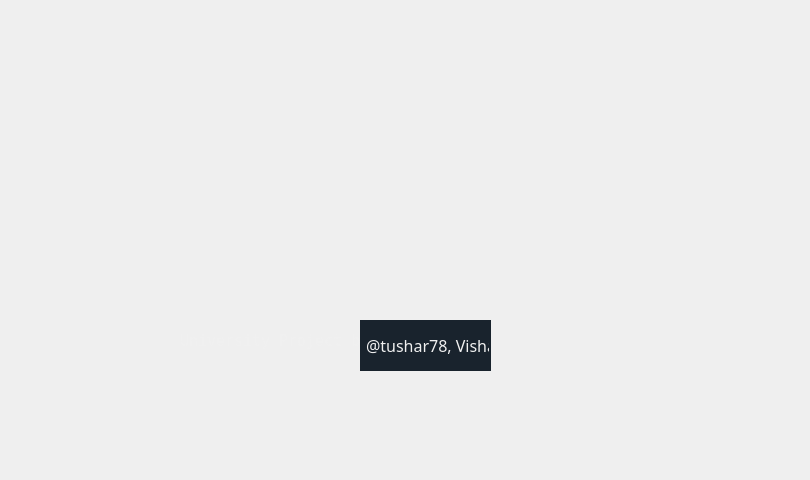
   <widget class="QWidget" name="tab_7">
    <attribute name="title">
     <string>About</string>
    </attribute>
    <widget class="QLabel" name="label_9">
     <property name="geometry">
      <rect>
       <x>180</x>
       <y>310</y>
       <width>211</width>
       <height>61</height>
      </rect>
     </property>
     <property name="font">
      <font>
       <family>NSimSun</family>
       <pointsize>11</pointsize>
      </font>
     </property>
     <property name="contextMenuPolicy">
      <enum>Qt::DefaultContextMenu</enum>
     </property>
     <property name="toolTipDuration">
      <number>1</number>
     </property>
     <property name="autoFillBackground">
      <bool>false</bool>
     </property>
     <property name="styleSheet">
      <string notr="true">QLabel {
 
  
  
  color: #F0F0F0;
}</string>
     </property>
     <property name="text">
      <string>University Project by</string>
     </property>
    </widget>
    <widget class="QLabel" name="label_10">
     <property name="geometry">
      <rect>
       <x>360</x>
       <y>320</y>
       <width>131</width>
       <height>51</height>
      </rect>
     </property>
     <property name="font">
      <font>
       <family>Papyrus</family>
       <pointsize>12</pointsize>
       <underline>false</underline>
      </font>
     </property>
     <property name="contextMenuPolicy">
      <enum>Qt::DefaultContextMenu</enum>
     </property>
     <property name="styleSheet">
      <string notr="true">QLabel {
  background-color: #19232D;
  border: 0px solid #32414B;
  padding: 2px;
  margin: 0px;
  color: #F0F0F0;
}</string>
     </property>
     <property name="text">
      <string notr="true">@tushar78, Vishal</string>
     </property>
     <property name="openExternalLinks">
      <bool>false</bool>
     </property>
    </widget>
    <widget class="QLabel" name="label_3">
     <property name="geometry">
      <rect>
       <x>0</x>
       <y>-20</y>
       <width>801</width>
       <height>471</height>
      </rect>
     </property>
     <property name="text">
      <string/>
     </property>
     <property name="pixmap">
      <pixmap>../../Downloads/University Projectabout.jpg</pixmap>
     </property>
    </widget>
   </widget>
